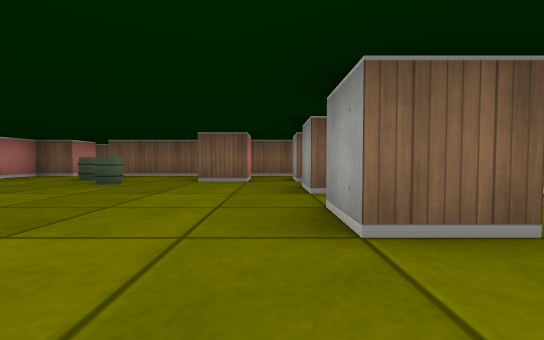
View 1 (above)

16 first-person views from a walk through a cub3D maze. The camera is about half as high as the walls, tilts 2° down and sees 90° across. The floor is counted in squares. Each view is taken from the middle of a square. On the plan, view 1 faces up. The plan holds only what a view shows up to about 9 squares ahead; the rest is blank.

View 2
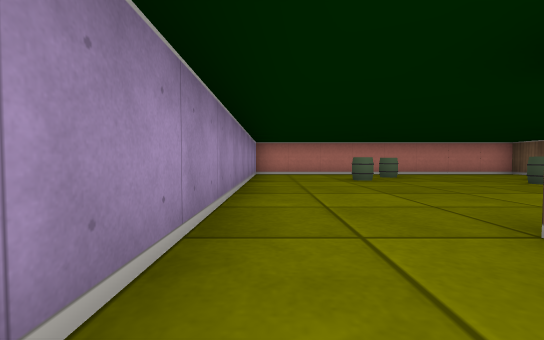

View 3
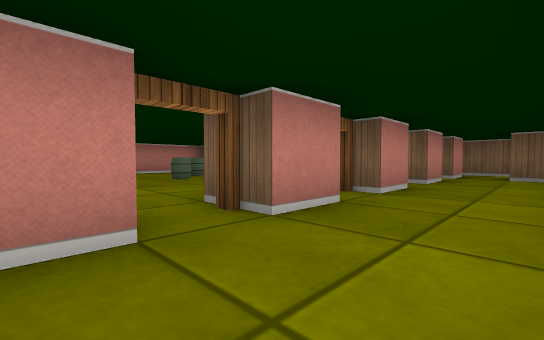

View 4
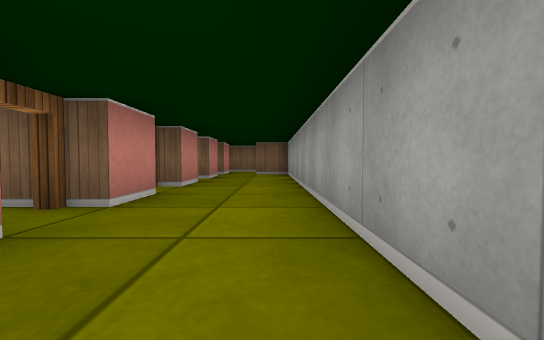

View 5
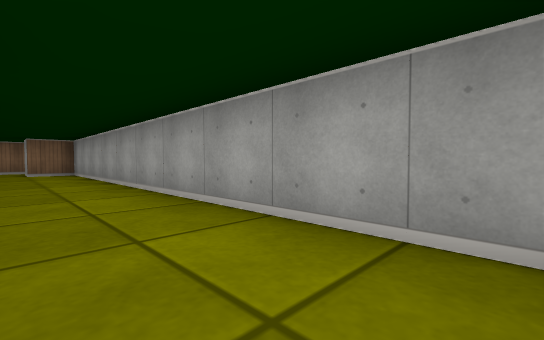

View 6
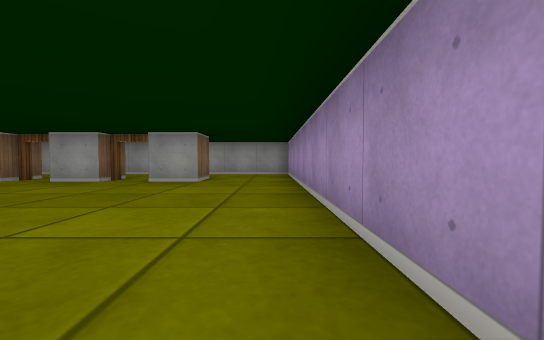

View 7
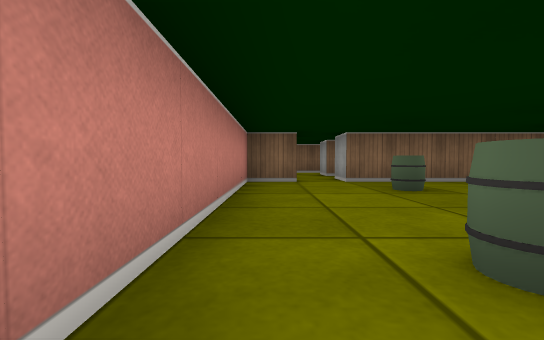

View 8
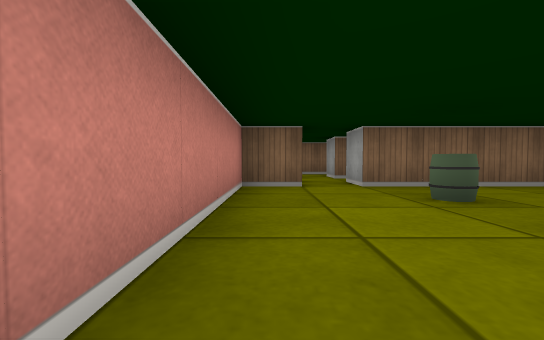

View 9
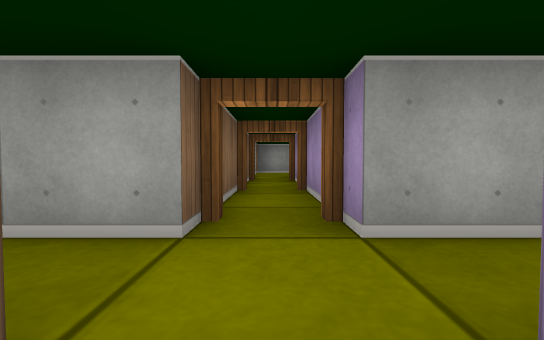

View 10
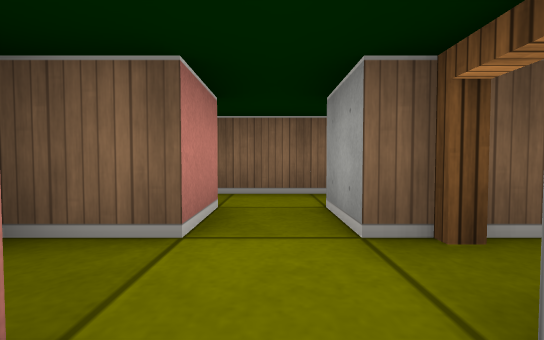

View 11
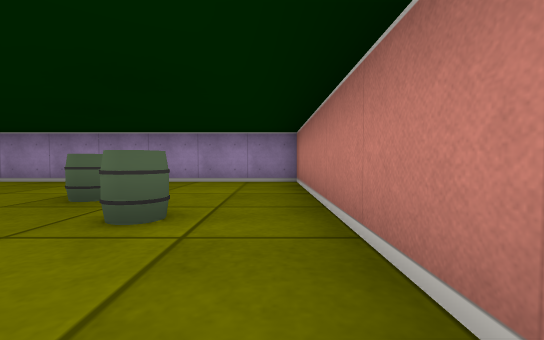

View 12
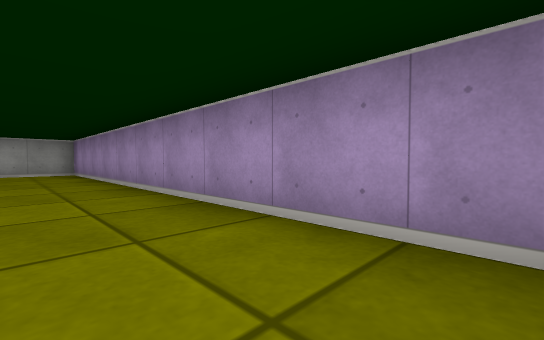

View 13
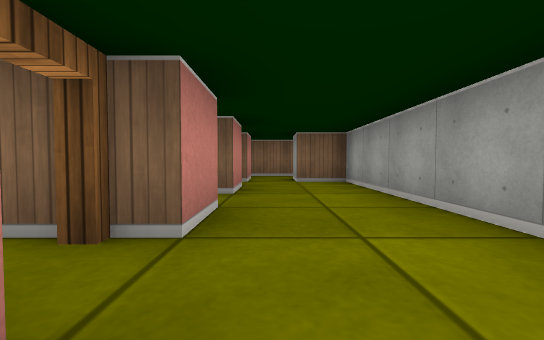

View 14
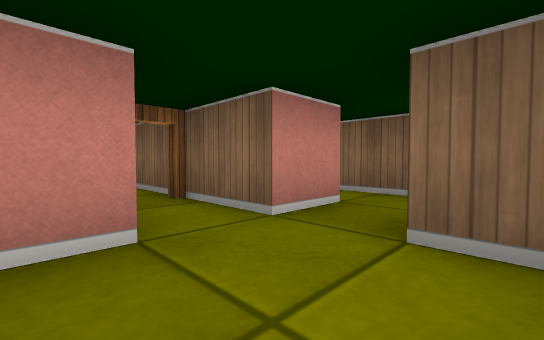

View 15
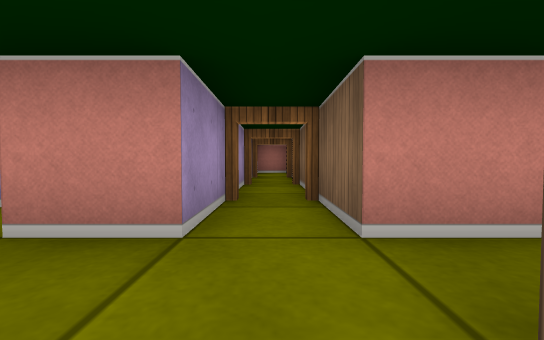

View 16
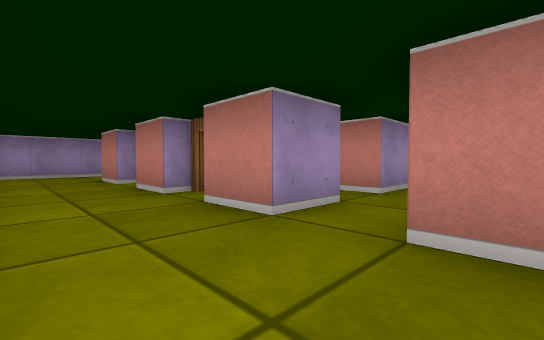

### Floor plan
Points are (right, up) in squares from view 1. A wall is a line through its corners. A room is listed if a view was taken in it or the views show most of it. See-through windows are left out.
Room 1 (views 1, 6, 7, 8, 10, 11, 12)
walls: (0.5, 3.5) (0.5, 4.5); (-1.6, 6.5) (-0.5, 6.5) (-0.5, 5.5) (-1.5, 5.5); (0.5, 5.5) (0.5, 6.5) (1.5, 6.5); (1.5, 1.5) (0.5, 1.5) (0.5, 2.5); (-5.5, 8.5) (-5.5, 7.5) (-6.5, 7.5) (-6.5, -0.5) (1.5, -0.5); (1.5, 7.5) (-4.5, 7.5) (-4.5, 8.5)
ways out: opening at (1, 0.5) to room 2; opening at (1, 7) to room 2; open door at (1, 3) to room 2; open door at (1, 5) to room 2; opening at (-5, 9) to room 3
objects: barrel (-5, 3); barrel (-4, 2); barrel (-4, 6); barrel (-3, 5)
Room 2 (views 2, 3, 4, 5, 13, 14, 15, 16)
walls: (1.5, 4.5) (1.5, 3.5); (1.5, 6.5) (1.5, 5.5); (1.5, 2.6) (1.5, 1.5); (0, 8.5) (1.5, 8.5) (1.5, 7.5); (1.5, 9.5) (0, 9.5); (1.5, -0.5) (3.5, -0.5) (3.5, 9.5) (2.5, 9.5)
ways out: opening at (1, 0.5) to room 1; opening at (1, 7) to room 1; open door at (1, 3) to room 1; open door at (1, 5) to room 1; opening at (2, 10) to room 3; open door at (0, 9) to room 5
Room 3 (view 9)
walls: (-4.2, 11.5) (-5.8, 11.5); (-4.5, 9.5) (-4.5, 10.5); (1.5, 10.6) (1.5, 9.5); (-5.5, 10.5) (-5.5, 9.5) (-6.5, 9.5); (2.6, 11.5) (0.9, 11.5); (2.5, 9.5) (2.5, 10.5)
ways out: opening at (-5, 9) to room 1; opening at (2, 10) to room 2; open door at (-4, 9) to room 4
Room 4 (no view inside)
walls: (-2, 9.5) (-4.5, 9.5); (-4.5, 8.5) (-2, 8.5)
ways out: open door at (-4, 9) to room 3; open door at (-2, 9) to room 5
Room 5 (no view inside)
walls: (-2, 8.5) (0, 8.5); (0, 9.5) (-2, 9.5)
ways out: open door at (0, 9) to room 2; open door at (-2, 9) to room 4

Positions as (right, up) in squares from view 1, and headings:
1: (0, 0), facing up
2: (2, 0), facing left
3: (3, 2), facing up-left
4: (3, 1), facing up
5: (2, 0), facing up-right
6: (-5, 0), facing right
7: (-6, 2), facing up
8: (-6, 3), facing up
9: (-6, 9), facing right
10: (-5, 8), facing up
11: (-6, 5), facing down
12: (-6, 1), facing down-right
13: (2, 4), facing up
14: (3, 8), facing up-left
15: (3, 9), facing left
16: (3, 8), facing down-left
